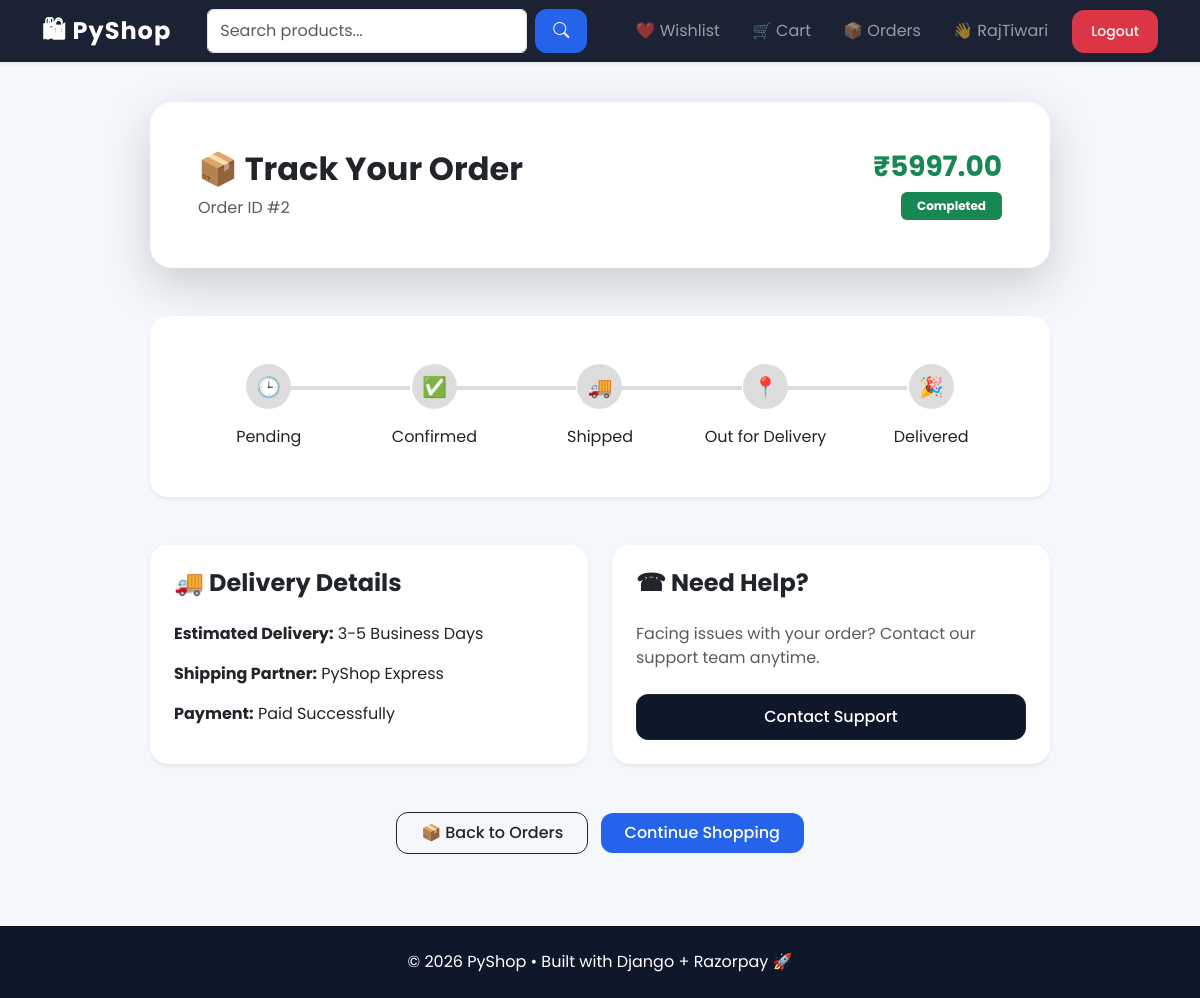
The app's page /track-order/2/ (signed in) with its own data.
### products/models.py (models this page shows, shortened)
class Order(models.Model):
    STATUS_CHOICES = (
        ('Pending', 'Pending'),
        ('Confirmed', 'Confirmed'),
        ('Shipped', 'Shipped'),
        ('Out for Delivery', 'Out for Delivery'),
        ('Delivered', 'Delivered'),
        ('Cancelled', 'Cancelled'),
    )
    user = models.ForeignKey(User, on_delete=models.CASCADE)
    total_amount = models.DecimalField(max_digits=10, decimal_places=2)
    status = models.CharField(
        max_length=30,
        choices=STATUS_CHOICES,
        default='Pending'
    )
    razorpay_payment_id = models.CharField(
        max_length=200,
        blank=True,
        null=True
    )
    created_at = models.DateTimeField(auto_now_add=True)

### products/views.py (the view)
# urls.py: path('track-order/<int:order_id>/', views.track_order, name='track_order'),
@login_required
def track_order(request, order_id):
    order = get_object_or_404(Order, id=order_id, user=request.user)
    return render(request, 'products/track_order.html', {
        'order': order
    })

### products/context_processors.py (called while the page is built)
def global_counts(request):
    if request.user.is_authenticated:
        cart = Cart.objects.filter(user=request.user).first()
        cart_count = cart.items.count() if cart else 0
        wishlist_count = Wishlist.objects.filter(user=request.user).count()
    else:
        cart_count = 0
        wishlist_count = 0
    return {
        'cart_count': cart_count,
        'wishlist_count': wishlist_count
    }

### products/templates/products/track_order.html (shortened to what this page needs)
{% extends 'base.html' %}
{% block content %}
<div class="track-container">
    <div class="card shadow-lg border-0 order-card mb-5">
        <div class="card-body p-5">
            <div class="d-flex justify-content-between align-items-center flex-wrap gap-3">
                <div>
                    <h2 class="fw-bold mb-2">
                        📦 Track Your Order
                    </h2>
                    <p class="text-muted mb-0">
                        Order ID #{{ order.id }}
                    </p>
                </div>
                <div class="text-end">
                    <h3 class="text-success fw-bold">
                        ₹{{ order.total_amount }}
                    </h3>
                    <span class="badge bg-success px-3 py-2">
                        {{ order.status }}
                    </span>
                </div>
            </div>
        </div>
    </div>
    <div class="card shadow-sm border-0 p-5 mb-5">
        <div class="d-flex justify-content-between flex-wrap gap-4">
            <div class="status-step
            ">
                <div class="status-circle">
                    🕒
                </div>
                <div class="status-title mt-3">
                    Pending
                </div>
            </div>
            <div class="status-step
            ">
                <div class="status-circle">
                    ✅
                </div>
                <div class="status-title mt-3">
                    Confirmed
                </div>
            </div>
            <div class="status-step
            ">
                <div class="status-circle">
                    🚚
                </div>
                <div class="status-title mt-3">
                    Shipped
                </div>
            </div>
            <div class="status-step
            ">
                <div class="status-circle">
                    📍
                </div>
                <div class="status-title mt-3">
                    Out for Delivery
                </div>
            </div>
            <div class="status-step
            ">
                <div class="status-circle">
                    🎉
                </div>
                <div class="status-title mt-3">
                    Delivered
                </div>
            </div>
        </div>
    </div>
    <div class="row g-4">
        <div class="col-lg-6">
            <div class="card border-0 shadow-sm p-4 timeline-card h-100">
                <h4 class="fw-bold mb-4">
                    🚚 Delivery Details
                </h4>
                <p class="mb-3">
                    <strong>Estimated Delivery:</strong>
                    3-5 Business Days
                </p>
                <p class="mb-3">
                    <strong>Shipping Partner:</strong>
                    PyShop Express
                </p>
                <p class="mb-0">
                    <strong>Payment:</strong>
                    Paid Successfully
                </p>
            </div>
        </div>
        <div class="col-lg-6">
            <div class="card border-0 shadow-sm p-4 timeline-card h-100">
                <h4 class="fw-bold mb-4">
                    ☎ Need Help?
                </h4>
                <p class="text-muted">
                    Facing issues with your order?
                    Contact our support team anytime.
                </p>
                <button class="btn btn-dark mt-2">
                    Contact Support
                </button>
            </div>
        </div>
    </div>
    <div class="text-center mt-5">
        <a href="{% url 'order_history' %}"
           class="btn btn-outline-dark px-4 py-2">
            📦 Back to Orders
        </a>
        <a href="/"
           class="btn btn-primary px-4 py-2 ms-2">
            Continue Shopping
        </a>
    </div>
</div>
{% endblock %}

### products/templates/base.html (shortened to what this page needs)
<!DOCTYPE html>
<html lang="en">
<head>
    <link href="https://cdn.jsdelivr.net/npm/bootstrap@5.3.3/dist/css/bootstrap.min.css" rel="stylesheet">
    <link rel="stylesheet"
          href="https://cdn.jsdelivr.net/npm/bootstrap-icons@1.11.3/font/bootstrap-icons.min.css">
</head>
<body>
<nav class="navbar navbar-expand-lg navbar-dark sticky-top shadow-sm">
    <div class="container">
        <a class="navbar-brand" href="/">
            🛍 PyShop
        </a>
        <div class="collapse navbar-collapse" id="navbarContent">
            <form class="d-flex mx-auto search-box" method="GET" action="/">
                <input class="form-control me-2"
                       name="q"
                       placeholder="Search products..."
                       value="{{ request.GET.q }}">
                <button class="btn btn-primary">
                    <i class="bi bi-search"></i>
                </button>
            </form>
            <ul class="navbar-nav ms-auto align-items-center">
                {% if user.is_authenticated %}
                <li class="nav-item me-3">
                    <a class="nav-link" href="{% url 'wishlist' %}">
                        ❤️ Wishlist
                    </a>
                </li>
                <li class="nav-item me-3">
                    <a class="nav-link" href="{% url 'cart' %}">
                        🛒 Cart
                    </a>
                </li>
                <li class="nav-item me-3">
                    <a class="nav-link" href="{% url 'order_history' %}">
                        📦 Orders
                    </a>
                </li>
                <li class="nav-item me-3">
                    <span class="nav-link">
                        👋 {{ user.username }}
                    </span>
                </li>
                <li class="nav-item">
                    <a href="{% url 'logout' %}" class="btn btn-danger btn-sm">
                        Logout
                    </a>
                </li>
                {% endif %}
            </ul>
        </div>
    </div>
</nav>
<div class="container py-4">
    {% block content %}
    {% endblock %}
</div>
<footer class="text-center py-4 mt-5">
    <p class="mb-0">
        © 2026 PyShop • Built with Django + Razorpay 🚀
    </p>
</footer>
</body>
</html>

### products/templates/base.html (style rules this page uses)
* { font-family: 'Poppins', sans-serif; }
body { background:#f4f7fb; color:#1e293b; }
.navbar { backdrop-filter: blur(12px); background: rgba(15,23,42,0.95); }
.navbar-brand { font-size:1.5rem; font-weight:700; letter-spacing:1px; }
.search-box { width:380px; }
.card { border:none; border-radius:18px; overflow:hidden; transition:0.3s ease; }
.btn { border-radius:12px; font-weight:500; padding:10px 18px; }
.btn-primary { background:#2563eb; border:none; }
.btn-dark { background:#0f172a; }
footer { background:#0f172a; color:white; }

### products/templates/products/track_order.html (style rules this page uses)
.track-container { max-width: 900px; margin: auto; }
.order-card { border-radius: 22px; overflow: hidden; }
.status-step { flex: 1; text-align: center; position: relative; }
.status-step::after { content: ''; position: absolute; top: 22px; left: 50%; width: 100%; height: 4px; background: #ddd; z-index: 0; }
.status-step:last-child::after { display: none; }
.status-circle { width: 45px; height: 45px; border-radius: 50%; background: #ddd; color: white; display: flex; align-items: center; justify-content: center; margin: auto; position: relative; z-index: 2; font-size: 20px; }
.timeline-card { border-radius: 18px; }

### records on screen
Order: id "2", total_amount "5997.00", status "Completed"

### other values on screen
{{ user.username }} "RajTiwari"
